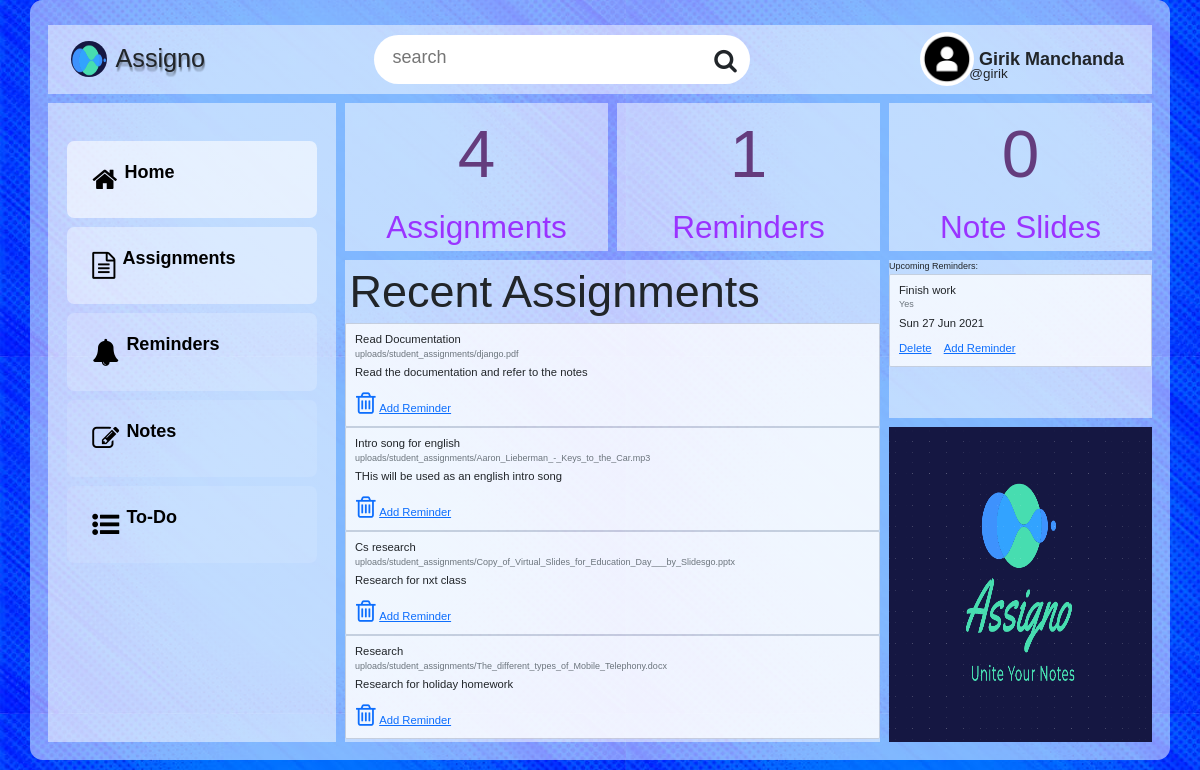
The page /dashboard/ (signed in) on the database its author committed.
### dashboard/models.py (models this page shows, shortened)
class user_profile(models.Model):
    user = models.OneToOneField(User, primary_key=True, related_name='profile', on_delete=models.CASCADE)
    name = models.CharField(max_length = 150, blank = True, null = True)
    profile_picture = models.ImageField(upload_to='uploads/profile_pictures', default='uploads/profile_pictures/default.png', blank=True)
    background = models.ImageField(upload_to='uploads/profile_background', default='uploads/profile_background/default.jpg', blank=True)
    GENDER_CHOICES = (
        ('', 'Choose Your Gender'),
        ('Male', 'Male'),
        ('Female', 'Female'),
        ('Rather Not Say', 'Rather Not Say')
    )
    gender = models.CharField(max_length=14, choices=GENDER_CHOICES)
    birth_date = models.DateField(blank = True, null = True)
    location = models.CharField(max_length = 150, blank = True, null = True)

class assignments(models.Model):
    user = models.ForeignKey(User, on_delete = models.CASCADE)
    assignment = models.FileField(upload_to='uploads/student_assignments', blank=True, null=True) # REMEMBER TO REMOVE BLANK AND NULL
    title = models.CharField(max_length=100, blank=True, null=True)
    description = models.TextField(blank=True, null=True)
    timestamp = models.DateTimeField(auto_now_add=True)
    categories = models.ManyToManyField(categories, related_name="assignment_in_category",blank=True)

class deadlines(models.Model):
    user = models.ForeignKey(User, on_delete = models.CASCADE)
    title = models.CharField(max_length=150)
    description = models.TextField(blank=True, null=True)
    assignments = models.ForeignKey(assignments, blank=True, null=True, on_delete = models.CASCADE)
    last_date = models.DateField()
    timestamp = models.DateTimeField(auto_now_add=True)

### dashboard/views.py (the view)
# urls.py: 2. Add a URL to urlpatterns:  path('', views.home, name='home')
@login_required
def home(request):
    assignments = models.assignments.objects.filter(user=request.user)
    notes = models.notes.objects.filter(user=request.user).count()
    deadlines = models.deadlines.objects.filter(user=request.user)
    context = {
        "recent_assignments": assignments.order_by('-timestamp')[:5],
        "assignment_count":assignments.count(),
        "notes_count":notes,
        "deadline_count":deadlines.count(),
        "deadline":deadlines.order_by('last_date')[:3],
    }
    return render(request, 'dashboard/home.html', context)

### templates/dashboard/home.html
{% extends "base.html" %}
{% load static %}
{% block dashboard_sections %}
<div class="my_container">
    {% include "snippets/navigation.html" %}
    {% include "snippets/sidebar.html" %}
    <div class="card1">
    <span class="stats"> {{ assignment_count }}</span>
    <br>
    <span class="stat_title">Assignments</span>
    </div>
    <div class="card2">
    <span class="stats"> {{ deadline_count }}</span>
    <br>
    <span class="stat_title">Reminders</span>
    </div>
    <div class="card3">
    <span class="stats">{{ notes_count }}</span>
    <br>
    <span class="stat_title">Note Slides</span>
    </div>
    <div class="sub-content">
        <h1 class="title">Recent Assignments</h1>
        {% for item in recent_assignments  %}
        <div class="card enlarge-text">
            <div class="card-body">
              <h5 class="card-title">{{ item.title }}</h5>
              <h6 class="card-subtitle mb-2 text-muted">{{ item.assignment }}</h6>
              <p class="card-text">{{ item.description }}</p>
              <a href="#" class="card-link enlarge-text"><a href="{% url 'dashboard:assignment-delete' pk=item.pk %}"><i class="fa fa-trash-o enlarge-symbol"></i></a></a>
              <a href="#" class="card-link">Add Reminder</a>
            </div>
          </div>
        {% endfor %}
    </div>
    <div class="home-logo">
        <img class="home-logo-image" src="{% static 'images/logo/logo.png' %}" alt="">
    </div>
    <div class="right-panel">
        Upcoming Reminders:
            {% for item in deadline  %}
            <div class="card enlarge-text">
                <div class="card-body">
                  <h5 class="card-title">{{ item.title }}</h5>
                  <h6 class="card-subtitle mb-2 text-muted">{{ item.description }}</h6>
                  <p class="card-text">{{ item.last_date|date:"D d M Y" }}</p>
                  <a href="#" class="card-link">Delete</a>
                  <a href="#" class="card-link">Add Reminder</a>
                </div>
              </div>
              {% empty %}
              (No Reminders)
            {% endfor %}
    </div>
</div>
{% endblock dashboard_sections %}

### templates/snippets/navigation.html
{% load static %}
<div class="navbar">
    <div class="navbar_logo">
        <img src="{% static 'images/logo/logo_rotator.png' %}" width="50" alt="">
        <span class="navbar_logo_name">Assigno</span>
    </div>
    <div class="searchbar">
        <form action="#">
            <input type="text" placeholder="search" name="q">
            <i class="fa fa-search"></i>
        </form>
    </div>
    <div class="nav_item">
    <div class="account_div">
        <img src="{{ user.profile.profile_picture.url }}"  class="round_image" width="54" alt="">
        <span class="account_username">@{{ user.username }}</span>
        <span class="account_name">{{ user.profile.name }}</span>
    </div>
</div>
</div>

### static_in_venv/css/toolkits/toolkit.css (style rules this page uses)
.stats { font-size:7.5em; color:rgba(74, 15, 88, 0.781); text-align: center; }
.stat_title { font-size:3.5em; color:rgba(143, 5, 255, 0.781); text-align: center; }
.round_image { border-radius: 100%; }
.title { font-size: 5rem; margin: .5rem; }
.enlarge-symbol { font-size: 25px; margin:1px; }

### static_in_venv/css/Dashboard.css (style rules this page uses)
* { padding:0; margin:0; list-style:none; text-decoration: none; font-family:sans-serif; }
html { font-size: 9px; background-repeat: no-repeat; background-size: cover; }
body { display:flex; justify-content:center; align-items: center; }
.enlarge-text { font-size: 1.25rem; }
.my_container { display: grid; grid-template-columns:0.6fr 1fr 1fr 1fr; grid-template-rows:0.2fr 0.2fr 0.4fr 0.6fr 0.3fr; grid-template-areas:"navbar navbar navbar navbar" "sidebar card1 card2 card3" "sidebar sub-content sub-content right-panel" "sidebar sub-content sub-content right-panel" "sidebar sub-content sub-content home-logo"; grid-gap: 1rem; padding: 2rem; border-radius: 1em; width: 95%; height: 95vh; background: linear-gradient(to top right,rgba(255,255,255,.5),rgba(255,255,255,.5)); border-radius: 1.4rem; }
.navbar { grid-area: navbar; }
.home-logo { grid-area: home-logo; }
.home-logo-image { height: 35rem; width: 100%; }
.card1 { grid-area: card1; text-align: center; }
.card2 { grid-area: card2; text-align: center; }
.card3 { grid-area: card3; text-align: center; }
.sub-content { grid-area: sub-content; overflow: auto; }
.right-panel { grid-area: right-panel; overflow: auto; }
.my_container div { background: linear-gradient(to top right,rgba(255,255,255,.5),rgba(255,255,255,.5)); }
.navbar div { background: none; }
.my_container .navbar { display:flex; justify-content:space-between; align-items:center; padding: .8rem 2.5rem; margin-top: .8rem; }
.my_container .navbar_logo { display:flex; align-items:center; }
.my_container .navbar_logo .navbar_logo_name { font-size: 2.8rem; margin-left: 1rem; text-shadow: 1px 1px 1px rgba(16, 16, 16, .1), 1px 2px 1px rgba(16, 16, 16, .1), 1px 3px 1px rgba(16, 16, 16, .1), 1px 4px 1px rgba(16, 16, 16, .1), 1px 5px 1px rgba(16, 16, 16, .1); }
.my_container .navbar_logo img { width: 4em; height: 4em; border-radius:100%; animation: rotate 7s linear infinite; }
.navbar .searchbar { position: relative; }
.navbar .searchbar input { padding: 1rem 14rem 1.5rem 2rem; border: none; font-size: 2rem; outline: none; border-radius: 3rem; transition:0.7s; }
.navbar .searchbar .fa { position: absolute; font-size: 2.7rem; top:1.5rem; right: 1.5rem; }
.navbar .nav_item .account_div { position: relative; display: flex; align-items: center; }
.navbar .nav_item .account_div img { border-radius: 50%; }
.navbar .nav_item .account_div .account_name { text-transform: capitalize; margin:0 .6rem; font-size:2rem; font-weight: 700; }
.navbar .nav_item .account_div .account_username { position: absolute; top:3.5rem; left:5.5rem; font-size: 1.5rem; }

### rows shown on the page
assignments: title "Read Documentation", assignment "uploads/student_assignments/django.pdf", description "Read the documentation and refer to the notes"
assignments: title "Intro song for english", assignment "uploads/student_assignments/Aaron_Lieberman_-_Keys_to_the_Car.mp3", description "THis will be used as an english intro song"
assignments: title "Cs research", assignment "uploads/student_assignments/Copy_of_Virtual_Slides_for_Education_Day___by_Slidesgo.pptx", description "Research for nxt class"
assignments: title "Research", assignment "uploads/student_assignments/The_different_types_of_Mobile_Telephony.docx", description "Research for holiday homework"
deadlines: title "Finish work", description "Yes", last_date "Sun 27 Jun 2021"

### other values the page prints
{{ user.username }} "girik"
{{ user.profile.name }} "Girik Manchanda"
{{ assignment_count }} "4"
{{ deadline_count }} "1"
{{ notes_count }} "0"
